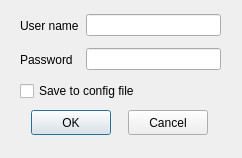
<?xml version="1.0" encoding="UTF-8"?>
<ui version="4.0">
 <class>Dialog</class>
 <widget class="QDialog" name="Dialog">
  <property name="geometry">
   <rect>
    <x>0</x>
    <y>0</y>
    <width>242</width>
    <height>158</height>
   </rect>
  </property>
  <property name="windowTitle">
   <string>Dialog</string>
  </property>
  <widget class="QWidget" name="verticalLayoutWidget">
   <property name="geometry">
    <rect>
     <x>20</x>
     <y>10</y>
     <width>201</width>
     <height>131</height>
    </rect>
   </property>
   <layout class="QVBoxLayout" name="verticalLayout">
    <property name="leftMargin">
     <number>0</number>
    </property>
    <property name="topMargin">
     <number>0</number>
    </property>
    <property name="rightMargin">
     <number>0</number>
    </property>
    <property name="bottomMargin">
     <number>0</number>
    </property>
    <item>
     <layout class="QHBoxLayout" name="horizontalLayout">
      <property name="leftMargin">
       <number>0</number>
      </property>
      <property name="topMargin">
       <number>0</number>
      </property>
      <property name="rightMargin">
       <number>0</number>
      </property>
      <property name="bottomMargin">
       <number>0</number>
      </property>
      <item>
       <widget class="QLabel" name="lbUserName">
        <property name="sizePolicy">
         <sizepolicy hsizetype="Fixed" vsizetype="Fixed">
          <horstretch>0</horstretch>
          <verstretch>0</verstretch>
         </sizepolicy>
        </property>
        <property name="minimumSize">
         <size>
          <width>60</width>
          <height>25</height>
         </size>
        </property>
        <property name="maximumSize">
         <size>
          <width>60</width>
          <height>25</height>
         </size>
        </property>
        <property name="text">
         <string>User name</string>
        </property>
       </widget>
      </item>
      <item>
       <widget class="QLineEdit" name="editorUserName"/>
      </item>
     </layout>
    </item>
    <item>
     <layout class="QHBoxLayout" name="horizontalLayout_2">
      <item>
       <widget class="QLabel" name="lbPassword">
        <property name="sizePolicy">
         <sizepolicy hsizetype="Fixed" vsizetype="Fixed">
          <horstretch>0</horstretch>
          <verstretch>0</verstretch>
         </sizepolicy>
        </property>
        <property name="minimumSize">
         <size>
          <width>60</width>
          <height>25</height>
         </size>
        </property>
        <property name="maximumSize">
         <size>
          <width>60</width>
          <height>25</height>
         </size>
        </property>
        <property name="text">
         <string>Password</string>
        </property>
       </widget>
      </item>
      <item>
       <widget class="QLineEdit" name="editorPassword"/>
      </item>
     </layout>
    </item>
    <item>
     <layout class="QHBoxLayout" name="horizontalLayout_3">
      <item>
       <widget class="QCheckBox" name="ckSave">
        <property name="text">
         <string>Save to config file</string>
        </property>
       </widget>
      </item>
     </layout>
    </item>
    <item>
     <layout class="QHBoxLayout" name="horizontalLayout_4">
      <item>
       <widget class="QPushButton" name="btOK">
        <property name="sizePolicy">
         <sizepolicy hsizetype="Fixed" vsizetype="Fixed">
          <horstretch>0</horstretch>
          <verstretch>0</verstretch>
         </sizepolicy>
        </property>
        <property name="minimumSize">
         <size>
          <width>80</width>
          <height>25</height>
         </size>
        </property>
        <property name="maximumSize">
         <size>
          <width>80</width>
          <height>25</height>
         </size>
        </property>
        <property name="text">
         <string>OK</string>
        </property>
       </widget>
      </item>
      <item>
       <widget class="QPushButton" name="btCancel">
        <property name="sizePolicy">
         <sizepolicy hsizetype="Fixed" vsizetype="Fixed">
          <horstretch>0</horstretch>
          <verstretch>0</verstretch>
         </sizepolicy>
        </property>
        <property name="minimumSize">
         <size>
          <width>80</width>
          <height>25</height>
         </size>
        </property>
        <property name="maximumSize">
         <size>
          <width>80</width>
          <height>25</height>
         </size>
        </property>
        <property name="text">
         <string>Cancel</string>
        </property>
       </widget>
      </item>
     </layout>
    </item>
   </layout>
  </widget>
 </widget>
 <resources/>
 <connections/>
</ui>
